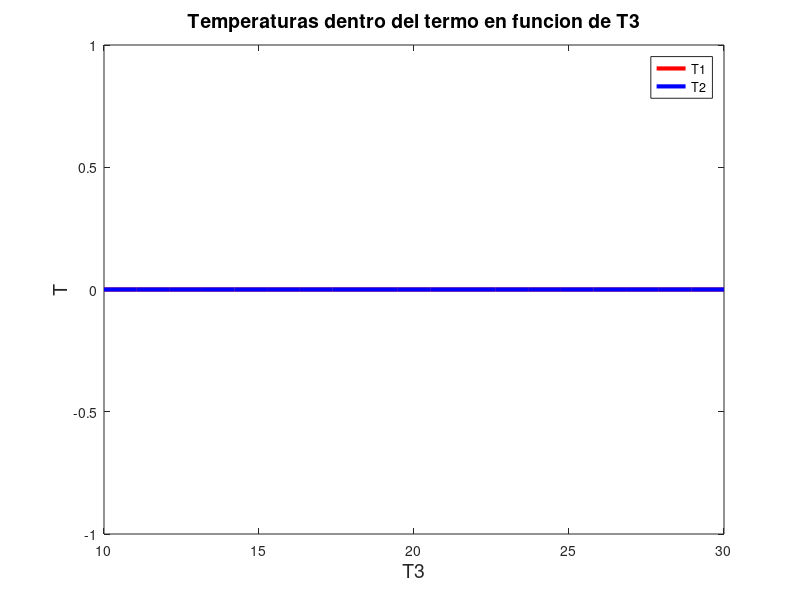

This chart was generated by the following MATLAB code:
% Trabajo Practico 5
% 
% Catalizate en Octave - 2019 - FCAI-UNCuyo
% 
% Congreso Nacional de Estudiantes de Ingenieria Quimica (CONEIQ)
%


% Planteamos las ecuaciones siguientes dentro de una funcion

% q(1)=10^(-9)*[(To+273)^4-(T(1)+273)^4];
% q(2)=4*(T(1)-T(2));
% q(3)=1.3*(T(2)-T(3))^(4/3);
% q1=q2=q3
% q1-q2 = q3-q2 = 0

clear all
close all

T0 = 90;
T3 = linspace(10,30,20);
T1 = zeros(20,1);
T2 = zeros(20,1);
Ti =[0,0] %<==== COMPLETAR CON SEMILLAS ADECUADAS

for i=1:20
    F=@(T) [0,0]; %<==== COMPLETAR CON ECUACIONES ADECUADAS
    [Tvec,fval]=fsolve(F,Ti);
    T1(i)=Tvec(1);
    T2(i)=Tvec(2);
end

plot(T3,T1,'-r','linewidth',3)
xlabel('T3','fontsize',14)
ylabel('T','fontsize',14)
hold on
plot(T3,T2,'-b','linewidth',3)
title("Temperaturas dentro del termo en funcion de T3",'fontsize',14)
legend ({"T1", "T2"}, "location", "northeast");

